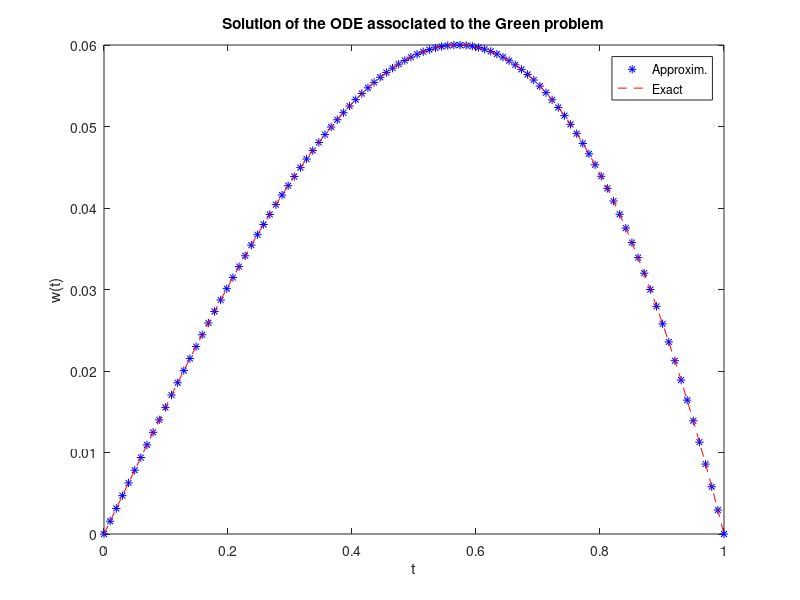
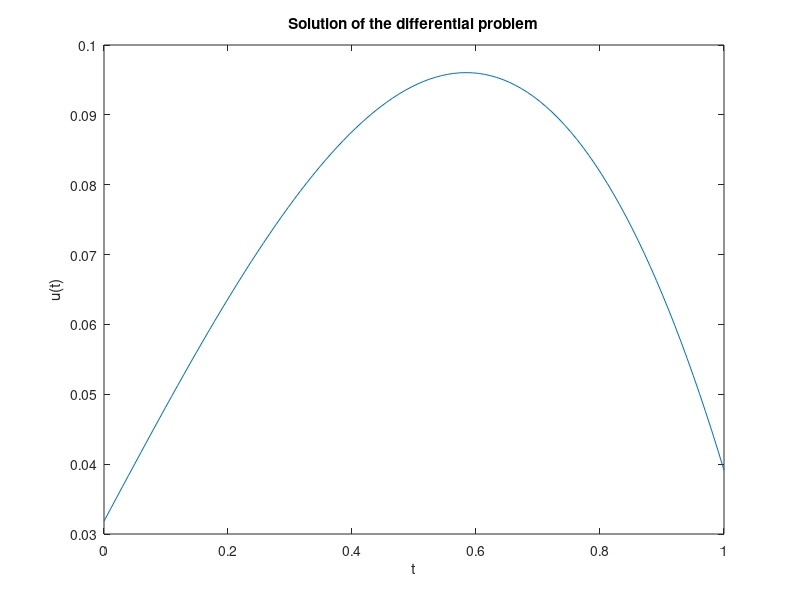

MATLAB code to generate these figures, in order:
clearvars, close all

W=@(x)sin(x)-x.*sin(1);

% STEP 1: FINDING THE FUNCTION w(t) ASSOCIATED TO THE GREEN PROBLEM

N = 100;  % Number of interior points (excluding the boundary points)
h = 1/(N+1);  % Grid spacing

% Construct the tridiagonal matrix A
diagonal=-2*ones(N,1);
offDiagonal=ones(N-1,1);
A=diag(diagonal) + diag(offDiagonal,1)+diag(offDiagonal,-1);
A=A/h^2;

% Construct the vector B
B=-sin((1:N)*h)';

% Apply the boundary conditions
B(1)=B(1)-0;  % w(0)=0
B(end)=B(end)-0;  % w(1)=0

% Solve the linear system
w=[0; A\B; 0];  % Include the boundary points in the solution

% Plot the solution
figure()
x = linspace(0,1,N+2);
plot(x,w,'b*',x,W(x),'r--');
xlabel('t');
ylabel('w(t)');
title('Solution of the ODE associated to the Green problem');
legend('Approxim.','Exact');

% STEP 2: FINDING THE CONSTANTS c AND d

a=0;
b=1;
n1=1/5;
n2=1/6;
k1=1/2;
k2=2/3;

wn1=W(n1);
wn2=W(n2);

A=[(1-k1) (a-k1*n1); (1-k2) (b-k2*n2)];
b=[(k1*wn1)/(wn1+wn2) (k2*wn2)/(wn1+wn2)]';

X=A\b; 

c=X(1); d=X(2);

% STEP 3: FINDING u(t)

u=w+(c+d.*x').*(wn1+wn2);

figure()
plot(x,u);
xlabel('t');
ylabel('u(t)');
title('Solution of the differential problem');

% STEP 4: VERIFICATION OF BOUNDARY CONDITION

u0=u(1);
u1=u(end);

u0G=1/2*u(22);
u1G=2/3*u(18);

fprintf('\nu0=%f, u0G=%f',u0,u0G);
fprintf('\nu1=%f, u1G=%f\n',u1,u1G);


